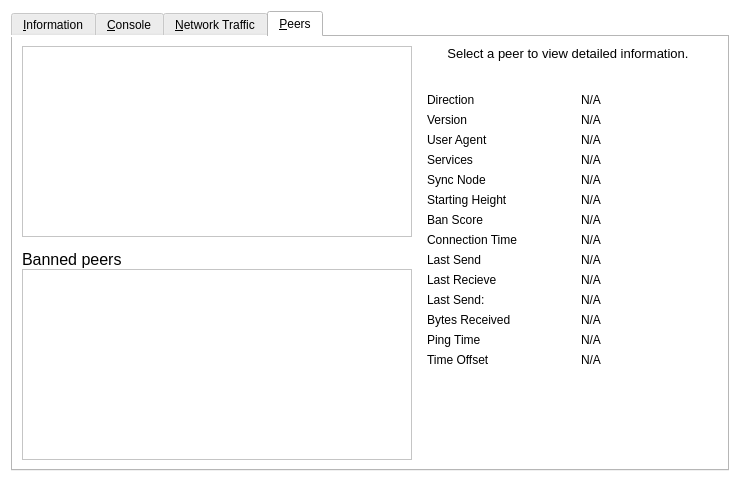
<?xml version="1.0" encoding="UTF-8"?>
<ui version="4.0">
 <class>RPCConsole</class>
 <widget class="QWidget" name="RPCConsole">
  <property name="geometry">
   <rect>
    <x>0</x>
    <y>0</y>
    <width>740</width>
    <height>482</height>
   </rect>
  </property>
  <property name="windowTitle">
   <string>Ragnarok - Debug window</string>
  </property>
  <property name="styleSheet">
   <string notr="true">background-color: rgb(255, 255, 255);</string>
  </property>
  <layout class="QVBoxLayout" name="verticalLayout_2">
   <item>
    <widget class="QTabWidget" name="tabWidget">
     <property name="currentIndex">
      <number>3</number>
     </property>
     <widget class="QWidget" name="tab_info">
      <attribute name="title">
       <string>&amp;Information</string>
      </attribute>
      <layout class="QFormLayout" name="formLayout">
       <item row="0" column="0">
        <widget class="QLabel" name="label_9">
         <property name="font">
          <font>
           <weight>75</weight>
           <bold>true</bold>
          </font>
         </property>
         <property name="text">
          <string>Ragnarok Core</string>
         </property>
        </widget>
       </item>
       <item row="1" column="0">
        <widget class="QLabel" name="label_5">
         <property name="text">
          <string>Client name</string>
         </property>
        </widget>
       </item>
       <item row="1" column="1">
        <widget class="QLabel" name="clientName">
         <property name="cursor">
          <cursorShape>IBeamCursor</cursorShape>
         </property>
         <property name="text">
          <string>N/A</string>
         </property>
         <property name="textFormat">
          <enum>Qt::PlainText</enum>
         </property>
         <property name="textInteractionFlags">
          <set>Qt::LinksAccessibleByMouse|Qt::TextSelectableByKeyboard|Qt::TextSelectableByMouse</set>
         </property>
        </widget>
       </item>
       <item row="2" column="0">
        <widget class="QLabel" name="label_6">
         <property name="text">
          <string>Client version</string>
         </property>
        </widget>
       </item>
       <item row="2" column="1">
        <widget class="QLabel" name="clientVersion">
         <property name="cursor">
          <cursorShape>IBeamCursor</cursorShape>
         </property>
         <property name="text">
          <string>N/A</string>
         </property>
         <property name="textFormat">
          <enum>Qt::PlainText</enum>
         </property>
         <property name="textInteractionFlags">
          <set>Qt::LinksAccessibleByMouse|Qt::TextSelectableByKeyboard|Qt::TextSelectableByMouse</set>
         </property>
        </widget>
       </item>
       <item row="3" column="0">
        <widget class="QLabel" name="label_14">
         <property name="text">
          <string>Using OpenSSL version</string>
         </property>
         <property name="indent">
          <number>10</number>
         </property>
        </widget>
       </item>
       <item row="3" column="1">
        <widget class="QLabel" name="openSSLVersion">
         <property name="cursor">
          <cursorShape>IBeamCursor</cursorShape>
         </property>
         <property name="text">
          <string>N/A</string>
         </property>
         <property name="textFormat">
          <enum>Qt::PlainText</enum>
         </property>
         <property name="textInteractionFlags">
          <set>Qt::LinksAccessibleByMouse|Qt::TextSelectableByKeyboard|Qt::TextSelectableByMouse</set>
         </property>
        </widget>
       </item>
       <item row="4" column="0">
        <widget class="QLabel" name="label_12">
         <property name="text">
          <string>Build date</string>
         </property>
        </widget>
       </item>
       <item row="4" column="1">
        <widget class="QLabel" name="buildDate">
         <property name="cursor">
          <cursorShape>IBeamCursor</cursorShape>
         </property>
         <property name="text">
          <string>N/A</string>
         </property>
         <property name="textFormat">
          <enum>Qt::PlainText</enum>
         </property>
         <property name="textInteractionFlags">
          <set>Qt::LinksAccessibleByMouse|Qt::TextSelectableByKeyboard|Qt::TextSelectableByMouse</set>
         </property>
        </widget>
       </item>
       <item row="5" column="0">
        <widget class="QLabel" name="label_13">
         <property name="text">
          <string>Startup time</string>
         </property>
        </widget>
       </item>
       <item row="5" column="1">
        <widget class="QLabel" name="startupTime">
         <property name="cursor">
          <cursorShape>IBeamCursor</cursorShape>
         </property>
         <property name="text">
          <string>N/A</string>
         </property>
         <property name="textFormat">
          <enum>Qt::PlainText</enum>
         </property>
         <property name="textInteractionFlags">
          <set>Qt::LinksAccessibleByMouse|Qt::TextSelectableByKeyboard|Qt::TextSelectableByMouse</set>
         </property>
        </widget>
       </item>
       <item row="6" column="0">
        <widget class="QLabel" name="label_11">
         <property name="font">
          <font>
           <weight>75</weight>
           <bold>true</bold>
          </font>
         </property>
         <property name="text">
          <string>Network</string>
         </property>
        </widget>
       </item>
       <item row="7" column="0">
        <widget class="QLabel" name="label_7">
         <property name="text">
          <string>Number of connections</string>
         </property>
        </widget>
       </item>
       <item row="7" column="1">
        <widget class="QLabel" name="numberOfConnections">
         <property name="cursor">
          <cursorShape>IBeamCursor</cursorShape>
         </property>
         <property name="text">
          <string>N/A</string>
         </property>
         <property name="textFormat">
          <enum>Qt::PlainText</enum>
         </property>
         <property name="textInteractionFlags">
          <set>Qt::LinksAccessibleByMouse|Qt::TextSelectableByKeyboard|Qt::TextSelectableByMouse</set>
         </property>
        </widget>
       </item>
       <item row="8" column="0">
        <widget class="QLabel" name="label_15">
         <property name="text">
          <string>Number of masternodes</string>
         </property>
        </widget>
       </item>
       <item row="8" column="1">
        <widget class="QLabel" name="masternodeCount">
         <property name="cursor">
          <cursorShape>IBeamCursor</cursorShape>
         </property>
         <property name="text">
          <string>N/A</string>
         </property>
         <property name="textFormat">
          <enum>Qt::PlainText</enum>
         </property>
         <property name="textInteractionFlags">
          <set>Qt::LinksAccessibleByMouse|Qt::TextSelectableByKeyboard|Qt::TextSelectableByMouse</set>
         </property>
        </widget>
       </item>
       <item row="9" column="0">
        <widget class="QLabel" name="label_8">
         <property name="text">
          <string>On testnet</string>
         </property>
        </widget>
       </item>
       <item row="9" column="1">
        <widget class="QCheckBox" name="isTestNet">
         <property name="enabled">
          <bool>false</bool>
         </property>
         <property name="text">
          <string/>
         </property>
        </widget>
       </item>
       <item row="10" column="0">
        <widget class="QLabel" name="label_10">
         <property name="font">
          <font>
           <weight>75</weight>
           <bold>true</bold>
          </font>
         </property>
         <property name="text">
          <string>Block chain</string>
         </property>
        </widget>
       </item>
       <item row="11" column="0">
        <widget class="QLabel" name="label_3">
         <property name="text">
          <string>Current number of blocks</string>
         </property>
        </widget>
       </item>
       <item row="11" column="1">
        <widget class="QLabel" name="numberOfBlocks">
         <property name="cursor">
          <cursorShape>IBeamCursor</cursorShape>
         </property>
         <property name="text">
          <string>N/A</string>
         </property>
         <property name="textFormat">
          <enum>Qt::PlainText</enum>
         </property>
         <property name="textInteractionFlags">
          <set>Qt::LinksAccessibleByMouse|Qt::TextSelectableByKeyboard|Qt::TextSelectableByMouse</set>
         </property>
        </widget>
       </item>
       <item row="12" column="0">
        <widget class="QLabel" name="label_2">
         <property name="text">
          <string>Last block time</string>
         </property>
        </widget>
       </item>
       <item row="12" column="1">
        <widget class="QLabel" name="lastBlockTime">
         <property name="cursor">
          <cursorShape>IBeamCursor</cursorShape>
         </property>
         <property name="text">
          <string>N/A</string>
         </property>
         <property name="textFormat">
          <enum>Qt::PlainText</enum>
         </property>
         <property name="textInteractionFlags">
          <set>Qt::LinksAccessibleByMouse|Qt::TextSelectableByKeyboard|Qt::TextSelectableByMouse</set>
         </property>
        </widget>
       </item>
       <item row="13" column="0">
        <spacer name="verticalSpacer_2">
         <property name="orientation">
          <enum>Qt::Vertical</enum>
         </property>
         <property name="sizeHint" stdset="0">
          <size>
           <width>20</width>
           <height>10</height>
          </size>
         </property>
        </spacer>
       </item>
       <item row="14" column="0">
        <widget class="QLabel" name="labelDebugLogfile">
         <property name="font">
          <font>
           <weight>75</weight>
           <bold>true</bold>
          </font>
         </property>
         <property name="text">
          <string>Debug log file</string>
         </property>
        </widget>
       </item>
       <item row="15" column="0">
        <widget class="QPushButton" name="openDebugLogfileButton">
         <property name="toolTip">
          <string>Open the Ragnarok debug log file from the current data directory. This can take a few seconds for large log files.</string>
         </property>
         <property name="styleSheet">
          <string notr="true">background-color: rgb(245, 245, 245);
border-radius: 4px;
border: 1px solid #c4c1bd;
font-weight: 400;
padding: 4px;
padding-left: 10px;
padding-right: 12px;
icon-size: 0;</string>
         </property>
         <property name="text">
          <string>&amp;Open</string>
         </property>
         <property name="autoDefault">
          <bool>false</bool>
         </property>
        </widget>
       </item>
       <item row="16" column="0">
        <widget class="QLabel" name="labelCLOptions">
         <property name="font">
          <font>
           <weight>75</weight>
           <bold>true</bold>
          </font>
         </property>
         <property name="text">
          <string>Command-line options</string>
         </property>
        </widget>
       </item>
       <item row="17" column="0">
        <widget class="QPushButton" name="showCLOptionsButton">
         <property name="toolTip">
          <string>Show the Ragnarok-Qt help message to get a list with possible Ragnarok command-line options.</string>
         </property>
         <property name="styleSheet">
          <string notr="true">background-color: rgb(245, 245, 245);
border-radius: 4px;
border: 1px solid #c4c1bd;
font-weight: 400;
padding: 4px;
padding-left: 10px;
padding-right: 12px;
icon-size: 0;</string>
         </property>
         <property name="text">
          <string>&amp;Show</string>
         </property>
         <property name="autoDefault">
          <bool>false</bool>
         </property>
        </widget>
       </item>
       <item row="18" column="0">
        <spacer name="verticalSpacer">
         <property name="orientation">
          <enum>Qt::Vertical</enum>
         </property>
         <property name="sizeHint" stdset="0">
          <size>
           <width>20</width>
           <height>20</height>
          </size>
         </property>
        </spacer>
       </item>
      </layout>
     </widget>
     <widget class="QWidget" name="tab_console">
      <attribute name="title">
       <string>&amp;Console</string>
      </attribute>
      <layout class="QGridLayout" name="gridLayout">
       <item row="0" column="0">
        <widget class="QTextEdit" name="messagesWidget">
         <property name="minimumSize">
          <size>
           <width>0</width>
           <height>100</height>
          </size>
         </property>
         <property name="readOnly">
          <bool>true</bool>
         </property>
         <property name="tabKeyNavigation" stdset="0">
          <bool>false</bool>
         </property>
         <property name="columnCount" stdset="0">
          <number>2</number>
         </property>
        </widget>
       </item>
       <item row="1" column="0">
        <layout class="QHBoxLayout" name="horizontalLayout">
         <property name="spacing">
          <number>3</number>
         </property>
         <item>
          <widget class="QPushButton" name="copyButton">
           <property name="maximumSize">
            <size>
             <width>24</width>
             <height>24</height>
            </size>
           </property>
           <property name="toolTip">
            <string>Copy to clipboard</string>
           </property>
           <property name="text">
            <string/>
           </property>
           <property name="icon">
            <iconset resource="../bitcoin.qrc">
             <normaloff>:/icons/editcopy</normaloff>:/icons/editcopy</iconset>
           </property>
           <property name="shortcut">
            <string notr="true">Ctrl+L</string>
           </property>
           <property name="autoDefault">
            <bool>false</bool>
           </property>
          </widget>
         </item>
         <item>
          <widget class="QLabel" name="label">
           <property name="text">
            <string notr="true">&gt;</string>
           </property>
          </widget>
         </item>
         <item>
          <widget class="QLineEdit" name="lineEdit"/>
         </item>
         <item>
          <widget class="QToolButton" name="pasteButton">
           <property name="sizePolicy">
            <sizepolicy hsizetype="Minimum" vsizetype="Fixed">
             <horstretch>0</horstretch>
             <verstretch>0</verstretch>
            </sizepolicy>
           </property>
           <property name="minimumSize">
            <size>
             <width>24</width>
             <height>24</height>
            </size>
           </property>
           <property name="maximumSize">
            <size>
             <width>24</width>
             <height>24</height>
            </size>
           </property>
           <property name="toolTip">
            <string>Paste from clipboard</string>
           </property>
           <property name="text">
            <string/>
           </property>
           <property name="icon">
            <iconset resource="../bitcoin.qrc">
             <normaloff>:/icons/editpaste</normaloff>:/icons/editpaste</iconset>
           </property>
           <property name="shortcut">
            <string>Alt+P</string>
           </property>
          </widget>
         </item>
        </layout>
       </item>
      </layout>
     </widget>
     <widget class="QWidget" name="tab_nettraffic">
      <attribute name="title">
       <string>&amp;Network Traffic</string>
      </attribute>
      <layout class="QHBoxLayout" name="horizontalLayout_3">
       <item>
        <layout class="QVBoxLayout" name="verticalLayout_4">
         <item>
          <widget class="TrafficGraphWidget" name="trafficGraph" native="true">
           <property name="sizePolicy">
            <sizepolicy hsizetype="Expanding" vsizetype="Expanding">
             <horstretch>0</horstretch>
             <verstretch>0</verstretch>
            </sizepolicy>
           </property>
          </widget>
         </item>
         <item>
          <layout class="QHBoxLayout" name="horizontalLayout_2">
           <item>
            <widget class="QSlider" name="sldGraphRange">
             <property name="minimum">
              <number>1</number>
             </property>
             <property name="maximum">
              <number>288</number>
             </property>
             <property name="pageStep">
              <number>12</number>
             </property>
             <property name="value">
              <number>6</number>
             </property>
             <property name="orientation">
              <enum>Qt::Horizontal</enum>
             </property>
            </widget>
           </item>
           <item>
            <widget class="QLabel" name="lblGraphRange">
             <property name="minimumSize">
              <size>
               <width>100</width>
               <height>0</height>
              </size>
             </property>
             <property name="alignment">
              <set>Qt::AlignCenter</set>
             </property>
            </widget>
           </item>
           <item>
            <widget class="QPushButton" name="btnClearTrafficGraph">
             <property name="text">
              <string>&amp;Clear</string>
             </property>
            </widget>
           </item>
          </layout>
         </item>
        </layout>
       </item>
       <item>
        <layout class="QVBoxLayout" name="verticalLayout">
         <item>
          <widget class="QGroupBox" name="groupBox">
           <property name="title">
            <string>Totals</string>
           </property>
           <layout class="QVBoxLayout" name="verticalLayout_5">
            <item>
             <layout class="QHBoxLayout" name="horizontalLayout_4">
              <item>
               <widget class="Line" name="line">
                <property name="sizePolicy">
                 <sizepolicy hsizetype="Fixed" vsizetype="Fixed">
                  <horstretch>0</horstretch>
                  <verstretch>0</verstretch>
                 </sizepolicy>
                </property>
                <property name="minimumSize">
                 <size>
                  <width>10</width>
                  <height>0</height>
                 </size>
                </property>
                <property name="palette">
                 <palette>
                  <active>
                   <colorrole role="Button">
                    <brush brushstyle="SolidPattern">
                     <color alpha="255">
                      <red>255</red>
                      <green>255</green>
                      <blue>255</blue>
                     </color>
                    </brush>
                   </colorrole>
                   <colorrole role="Light">
                    <brush brushstyle="SolidPattern">
                     <color alpha="255">
                      <red>0</red>
                      <green>255</green>
                      <blue>0</blue>
                     </color>
                    </brush>
                   </colorrole>
                   <colorrole role="Base">
                    <brush brushstyle="SolidPattern">
                     <color alpha="255">
                      <red>255</red>
                      <green>255</green>
                      <blue>255</blue>
                     </color>
                    </brush>
                   </colorrole>
                   <colorrole role="Window">
                    <brush brushstyle="SolidPattern">
                     <color alpha="255">
                      <red>255</red>
                      <green>255</green>
                      <blue>255</blue>
                     </color>
                    </brush>
                   </colorrole>
                  </active>
                  <inactive>
                   <colorrole role="Button">
                    <brush brushstyle="SolidPattern">
                     <color alpha="255">
                      <red>255</red>
                      <green>255</green>
                      <blue>255</blue>
                     </color>
                    </brush>
                   </colorrole>
                   <colorrole role="Light">
                    <brush brushstyle="SolidPattern">
                     <color alpha="255">
                      <red>0</red>
                      <green>255</green>
                      <blue>0</blue>
                     </color>
                    </brush>
                   </colorrole>
                   <colorrole role="Base">
                    <brush brushstyle="SolidPattern">
                     <color alpha="255">
                      <red>255</red>
                      <green>255</green>
                      <blue>255</blue>
                     </color>
                    </brush>
                   </colorrole>
                   <colorrole role="Window">
                    <brush brushstyle="SolidPattern">
                     <color alpha="255">
                      <red>255</red>
                      <green>255</green>
                      <blue>255</blue>
                     </color>
                    </brush>
                   </colorrole>
                  </inactive>
                  <disabled>
                   <colorrole role="Button">
                    <brush brushstyle="SolidPattern">
                     <color alpha="255">
                      <red>255</red>
                      <green>255</green>
                      <blue>255</blue>
                     </color>
                    </brush>
                   </colorrole>
                   <colorrole role="Light">
                    <brush brushstyle="SolidPattern">
                     <color alpha="255">
                      <red>0</red>
                      <green>255</green>
                      <blue>0</blue>
                     </color>
                    </brush>
                   </colorrole>
                   <colorrole role="Base">
                    <brush brushstyle="SolidPattern">
                     <color alpha="255">
                      <red>255</red>
                      <green>255</green>
                      <blue>255</blue>
                     </color>
                    </brush>
                   </colorrole>
                   <colorrole role="Window">
                    <brush brushstyle="SolidPattern">
                     <color alpha="255">
                      <red>255</red>
                      <green>255</green>
                      <blue>255</blue>
                     </color>
                    </brush>
                   </colorrole>
                  </disabled>
                 </palette>
                </property>
                <property name="orientation">
                 <enum>Qt::Horizontal</enum>
                </property>
               </widget>
              </item>
              <item>
               <widget class="QLabel" name="label_16">
                <property name="text">
                 <string>In:</string>
                </property>
               </widget>
              </item>
              <item>
               <widget class="QLabel" name="lblBytesIn">
                <property name="minimumSize">
                 <size>
                  <width>50</width>
                  <height>0</height>
                 </size>
                </property>
                <property name="alignment">
                 <set>Qt::AlignRight|Qt::AlignTrailing|Qt::AlignVCenter</set>
                </property>
               </widget>
              </item>
             </layout>
            </item>
            <item>
             <layout class="QHBoxLayout" name="horizontalLayout_5">
              <item>
               <widget class="Line" name="line_2">
                <property name="sizePolicy">
                 <sizepolicy hsizetype="Fixed" vsizetype="Fixed">
                  <horstretch>0</horstretch>
                  <verstretch>0</verstretch>
                 </sizepolicy>
                </property>
                <property name="minimumSize">
                 <size>
                  <width>10</width>
                  <height>0</height>
                 </size>
                </property>
                <property name="palette">
                 <palette>
                  <active>
                   <colorrole role="Button">
                    <brush brushstyle="SolidPattern">
                     <color alpha="255">
                      <red>255</red>
                      <green>255</green>
                      <blue>255</blue>
                     </color>
                    </brush>
                   </colorrole>
                   <colorrole role="Light">
                    <brush brushstyle="SolidPattern">
                     <color alpha="255">
                      <red>255</red>
                      <green>0</green>
                      <blue>0</blue>
                     </color>
                    </brush>
                   </colorrole>
                   <colorrole role="Base">
                    <brush brushstyle="SolidPattern">
                     <color alpha="255">
                      <red>255</red>
                      <green>255</green>
                      <blue>255</blue>
                     </color>
                    </brush>
                   </colorrole>
                   <colorrole role="Window">
                    <brush brushstyle="SolidPattern">
                     <color alpha="255">
                      <red>255</red>
                      <green>255</green>
                      <blue>255</blue>
                     </color>
                    </brush>
                   </colorrole>
                  </active>
                  <inactive>
                   <colorrole role="Button">
                    <brush brushstyle="SolidPattern">
                     <color alpha="255">
                      <red>255</red>
                      <green>255</green>
                      <blue>255</blue>
                     </color>
                    </brush>
                   </colorrole>
                   <colorrole role="Light">
                    <brush brushstyle="SolidPattern">
                     <color alpha="255">
                      <red>255</red>
                      <green>0</green>
                      <blue>0</blue>
                     </color>
                    </brush>
                   </colorrole>
                   <colorrole role="Base">
                    <brush brushstyle="SolidPattern">
                     <color alpha="255">
                      <red>255</red>
                      <green>255</green>
                      <blue>255</blue>
                     </color>
                    </brush>
                   </colorrole>
                   <colorrole role="Window">
                    <brush brushstyle="SolidPattern">
                     <color alpha="255">
                      <red>255</red>
                      <green>255</green>
                      <blue>255</blue>
                     </color>
                    </brush>
                   </colorrole>
                  </inactive>
                  <disabled>
                   <colorrole role="Button">
                    <brush brushstyle="SolidPattern">
                     <color alpha="255">
                      <red>255</red>
                      <green>255</green>
                      <blue>255</blue>
                     </color>
                    </brush>
                   </colorrole>
                   <colorrole role="Light">
                    <brush brushstyle="SolidPattern">
                     <color alpha="255">
                      <red>255</red>
                      <green>0</green>
                      <blue>0</blue>
                     </color>
                    </brush>
                   </colorrole>
                   <colorrole role="Base">
                    <brush brushstyle="SolidPattern">
                     <color alpha="255">
                      <red>255</red>
                      <green>255</green>
                      <blue>255</blue>
                     </color>
                    </brush>
                   </colorrole>
                   <colorrole role="Window">
                    <brush brushstyle="SolidPattern">
                     <color alpha="255">
                      <red>255</red>
                      <green>255</green>
                      <blue>255</blue>
                     </color>
                    </brush>
                   </colorrole>
                  </disabled>
                 </palette>
                </property>
                <property name="orientation">
                 <enum>Qt::Horizontal</enum>
                </property>
               </widget>
              </item>
              <item>
               <widget class="QLabel" name="label_17">
                <property name="text">
                 <string>Out:</string>
                </property>
               </widget>
              </item>
              <item>
               <widget class="QLabel" name="lblBytesOut">
                <property name="minimumSize">
                 <size>
                  <width>50</width>
                  <height>0</height>
                 </size>
                </property>
                <property name="alignment">
                 <set>Qt::AlignRight|Qt::AlignTrailing|Qt::AlignVCenter</set>
                </property>
               </widget>
              </item>
             </layout>
            </item>
            <item>
             <spacer name="verticalSpacer_4">
              <property name="orientation">
               <enum>Qt::Vertical</enum>
              </property>
              <property name="sizeHint" stdset="0">
               <size>
                <width>20</width>
                <height>407</height>
               </size>
              </property>
             </spacer>
            </item>
           </layout>
          </widget>
         </item>
        </layout>
       </item>
      </layout>
     </widget>
     <widget class="QWidget" name="tab_peers">
      <attribute name="title">
       <string>&amp;Peers</string>
      </attribute>
      <layout class="QGridLayout" name="gridLayout_2">
       <item row="0" column="0" rowspan="2">
        <layout class="QVBoxLayout" name="verticalLayout_101">
         <property name="spacing">
          <number>0</number>
         </property>
         <item>
          <widget class="QTableView" name="peerWidget">
           <property name="horizontalScrollBarPolicy">
            <enum>Qt::ScrollBarAsNeeded</enum>
           </property>
           <property name="sortingEnabled">
            <bool>true</bool>
           </property>
           <attribute name="horizontalHeaderHighlightSections">
            <bool>false</bool>
           </attribute>
          </widget>
         </item>
         <item>
          <widget class="QLabel" name="banHeading">
           <property name="sizePolicy">
            <sizepolicy hsizetype="Preferred" vsizetype="Minimum">
             <horstretch>0</horstretch>
             <verstretch>0</verstretch>
            </sizepolicy>
           </property>
           <property name="minimumSize">
            <size>
             <width>300</width>
             <height>32</height>
            </size>
           </property>
           <property name="maximumSize">
            <size>
             <width>16777215</width>
             <height>32</height>
            </size>
           </property>
           <property name="font">
            <font>
             <pointsize>12</pointsize>
            </font>
           </property>
           <property name="cursor">
            <cursorShape>IBeamCursor</cursorShape>
           </property>
           <property name="text">
            <string>Banned peers</string>
           </property>
           <property name="alignment">
            <set>Qt::AlignBottom|Qt::AlignLeading|Qt::AlignLeft</set>
           </property>
           <property name="wordWrap">
            <bool>true</bool>
           </property>
           <property name="textInteractionFlags">
            <set>Qt::NoTextInteraction</set>
           </property>
          </widget>
         </item>
         <item>
          <widget class="QTableView" name="banlistWidget">
           <property name="sizePolicy">
            <sizepolicy hsizetype="Expanding" vsizetype="Expanding">
             <horstretch>0</horstretch>
             <verstretch>0</verstretch>
            </sizepolicy>
           </property>
           <property name="horizontalScrollBarPolicy">
            <enum>Qt::ScrollBarAsNeeded</enum>
           </property>
           <property name="sortingEnabled">
            <bool>true</bool>
           </property>
           <attribute name="horizontalHeaderHighlightSections">
            <bool>false</bool>
           </attribute>
          </widget>
         </item>
        </layout>
       </item>
       <item row="0" column="1">
        <widget class="QLabel" name="peerHeading">
         <property name="sizePolicy">
          <sizepolicy hsizetype="Preferred" vsizetype="Minimum">
           <horstretch>0</horstretch>
           <verstretch>0</verstretch>
          </sizepolicy>
         </property>
         <property name="minimumSize">
          <size>
           <width>300</width>
           <height>32</height>
          </size>
         </property>
         <property name="font">
          <font>
           <pointsize>10</pointsize>
          </font>
         </property>
         <property name="cursor">
          <cursorShape>IBeamCursor</cursorShape>
         </property>
         <property name="text">
          <string>Select a peer to view detailed information.</string>
         </property>
         <property name="alignment">
          <set>Qt::AlignHCenter|Qt::AlignTop</set>
         </property>
         <property name="wordWrap">
          <bool>true</bool>
         </property>
         <property name="textInteractionFlags">
          <set>Qt::LinksAccessibleByMouse|Qt::TextSelectableByKeyboard|Qt::TextSelectableByMouse</set>
         </property>
        </widget>
       </item>
       <item row="1" column="1">
        <widget class="QWidget" name="detailWidget" native="true">
         <property name="minimumSize">
          <size>
           <width>300</width>
           <height>0</height>
          </size>
         </property>
         <layout class="QGridLayout" name="gridLayout_3">
          <item row="0" column="0">
           <widget class="QLabel" name="label_23">
            <property name="text">
             <string>Direction</string>
            </property>
           </widget>
          </item>
          <item row="0" column="2">
           <widget class="QLabel" name="peerDirection">
            <property name="cursor">
             <cursorShape>IBeamCursor</cursorShape>
            </property>
            <property name="text">
             <string>N/A</string>
            </property>
            <property name="textFormat">
             <enum>Qt::PlainText</enum>
            </property>
            <property name="textInteractionFlags">
             <set>Qt::LinksAccessibleByMouse|Qt::TextSelectableByKeyboard|Qt::TextSelectableByMouse</set>
            </property>
           </widget>
          </item>
          <item row="1" column="0">
           <widget class="QLabel" name="label_21">
            <property name="text">
             <string>Version</string>
            </property>
           </widget>
          </item>
          <item row="2" column="0">
           <widget class="QLabel" name="label_28">
            <property name="cursor">
             <cursorShape>IBeamCursor</cursorShape>
            </property>
            <property name="text">
             <string>User Agent</string>
            </property>
            <property name="textFormat">
             <enum>Qt::PlainText</enum>
            </property>
            <property name="textInteractionFlags">
             <set>Qt::LinksAccessibleByMouse|Qt::TextSelectableByKeyboard|Qt::TextSelectableByMouse</set>
            </property>
           </widget>
          </item>
          <item row="2" column="2">
           <widget class="QLabel" name="peerSubversion">
            <property name="cursor">
             <cursorShape>IBeamCursor</cursorShape>
            </property>
            <property name="text">
             <string>N/A</string>
            </property>
            <property name="textFormat">
             <enum>Qt::PlainText</enum>
            </property>
            <property name="textInteractionFlags">
             <set>Qt::LinksAccessibleByMouse|Qt::TextSelectableByKeyboard|Qt::TextSelectableByMouse</set>
            </property>
           </widget>
          </item>
          <item row="3" column="0">
           <widget class="QLabel" name="label_4">
            <property name="text">
             <string>Services</string>
            </property>
           </widget>
          </item>
          <item row="3" column="2">
           <widget class="QLabel" name="peerServices">
            <property name="cursor">
             <cursorShape>IBeamCursor</cursorShape>
            </property>
            <property name="text">
             <string>N/A</string>
            </property>
            <property name="textFormat">
             <enum>Qt::PlainText</enum>
            </property>
            <property name="textInteractionFlags">
             <set>Qt::LinksAccessibleByMouse|Qt::TextSelectableByKeyboard|Qt::TextSelectableByMouse</set>
            </property>
           </widget>
          </item>
          <item row="8" column="0">
           <widget class="QLabel" name="label_22">
            <property name="text">
             <string>Connection Time:</string>
            </property>
           </widget>
          </item>
          <item row="4" column="0">
           <widget class="QLabel" name="label_25">
            <property name="text">
             <string>Sync Node</string>
            </property>
           </widget>
          </item>
          <item row="4" column="2">
           <widget class="QLabel" name="peerSyncNode">
            <property name="cursor">
             <cursorShape>IBeamCursor</cursorShape>
            </property>
            <property name="text">
             <string>N/A</string>
            </property>
            <property name="textFormat">
             <enum>Qt::PlainText</enum>
            </property>
            <property name="textInteractionFlags">
             <set>Qt::LinksAccessibleByMouse|Qt::TextSelectableByKeyboard|Qt::TextSelectableByMouse</set>
            </property>
           </widget>
          </item>
          <item row="5" column="0">
           <widget class="QLabel" name="label_29">
            <property name="text">
             <string>Starting Height</string>
            </property>
           </widget>
          </item>
          <item row="5" column="2">
           <widget class="QLabel" name="peerHeight">
            <property name="cursor">
             <cursorShape>IBeamCursor</cursorShape>
            </property>
            <property name="text">
             <string>N/A</string>
            </property>
            <property name="textFormat">
             <enum>Qt::PlainText</enum>
            </property>
            <property name="textInteractionFlags">
             <set>Qt::LinksAccessibleByMouse|Qt::TextSelectableByKeyboard|Qt::TextSelectableByMouse</set>
            </property>
           </widget>
          </item>
          <item row="7" column="0">
           <widget class="QLabel" name="label_24">
            <property name="text">
             <string>Ban Score</string>
            </property>
           </widget>
          </item>
          <item row="7" column="2">
           <widget class="QLabel" name="peerBanScore">
            <property name="cursor">
             <cursorShape>IBeamCursor</cursorShape>
            </property>
            <property name="text">
             <string>N/A</string>
            </property>
            <property name="textFormat">
             <enum>Qt::PlainText</enum>
            </property>
            <property name="textInteractionFlags">
             <set>Qt::LinksAccessibleByMouse|Qt::TextSelectableByKeyboard|Qt::TextSelectableByMouse</set>
            </property>
           </widget>
          </item>
          <item row="8" column="0">
           <widget class="QLabel" name="label_22">
            <property name="text">
             <string>Connection Time</string>
            </property>
           </widget>
          </item>
          <item row="8" column="2">
           <widget class="QLabel" name="peerConnTime">
            <property name="cursor">
             <cursorShape>IBeamCursor</cursorShape>
            </property>
            <property name="text">
             <string>N/A</string>
            </property>
            <property name="textFormat">
             <enum>Qt::PlainText</enum>
            </property>
            <property name="textInteractionFlags">
             <set>Qt::LinksAccessibleByMouse|Qt::TextSelectableByKeyboard|Qt::TextSelectableByMouse</set>
            </property>
           </widget>
          </item>
          <item row="9" column="0">
           <widget class="QLabel" name="label_15">
            <property name="text">
             <string>Last Send</string>
            </property>
           </widget>
          </item>
          <item row="9" column="2">
           <widget class="QLabel" name="peerLastSend">
            <property name="cursor">
             <cursorShape>IBeamCursor</cursorShape>
            </property>
            <property name="text">
             <string>N/A</string>
            </property>
            <property name="textFormat">
             <enum>Qt::PlainText</enum>
            </property>
            <property name="textInteractionFlags">
             <set>Qt::LinksAccessibleByMouse|Qt::TextSelectableByKeyboard|Qt::TextSelectableByMouse</set>
            </property>
           </widget>
          </item>
          <item row="10" column="0">
           <widget class="QLabel" name="label_19">
            <property name="text">
             <string>Last Recieve</string>
            </property>
           </widget>
          </item>
          <item row="10" column="2">
           <widget class="QLabel" name="peerLastRecv">
            <property name="cursor">
             <cursorShape>IBeamCursor</cursorShape>
            </property>
            <property name="text">
             <string>N/A</string>
            </property>
            <property name="textFormat">
             <enum>Qt::PlainText</enum>
            </property>
            <property name="textInteractionFlags">
             <set>Qt::LinksAccessibleByMouse|Qt::TextSelectableByKeyboard|Qt::TextSelectableByMouse</set>
            </property>
           </widget>
          </item>
          <item row="11" column="0">
           <widget class="QLabel" name="label_18">
            <property name="text">
             <string>Last Send:</string>
            </property>
           </widget>
          </item>
          <item row="11" column="2">
           <widget class="QLabel" name="peerBytesSent">
            <property name="cursor">
             <cursorShape>IBeamCursor</cursorShape>
            </property>
            <property name="text">
             <string>N/A</string>
            </property>
            <property name="textFormat">
             <enum>Qt::PlainText</enum>
            </property>
            <property name="textInteractionFlags">
             <set>Qt::LinksAccessibleByMouse|Qt::TextSelectableByKeyboard|Qt::TextSelectableByMouse</set>
            </property>
           </widget>
          </item>
          <item row="12" column="0">
           <widget class="QLabel" name="label_20">
            <property name="text">
             <string>Bytes Received</string>
            </property>
           </widget>
          </item>
          <item row="12" column="2">
           <widget class="QLabel" name="peerBytesRecv">
            <property name="cursor">
             <cursorShape>IBeamCursor</cursorShape>
            </property>
            <property name="text">
             <string>N/A</string>
            </property>
            <property name="textFormat">
             <enum>Qt::PlainText</enum>
            </property>
            <property name="textInteractionFlags">
             <set>Qt::LinksAccessibleByMouse|Qt::TextSelectableByKeyboard|Qt::TextSelectableByMouse</set>
            </property>
           </widget>
          </item>
          <item row="13" column="0">
           <widget class="QLabel" name="label_26">
            <property name="text">
             <string>Ping Time</string>
            </property>
           </widget>
          </item>
          <item row="13" column="2">
           <widget class="QLabel" name="peerPingTime">
            <property name="cursor">
             <cursorShape>IBeamCursor</cursorShape>
            </property>
            <property name="text">
             <string>N/A</string>
            </property>
            <property name="textFormat">
             <enum>Qt::PlainText</enum>
            </property>
            <property name="textInteractionFlags">
             <set>Qt::LinksAccessibleByMouse|Qt::TextSelectableByKeyboard|Qt::TextSelectableByMouse</set>
            </property>
           </widget>
          </item>
          <item row="14" column="0">
           <widget class="QLabel" name="label_timeoffset">
            <property name="text">
             <string>Time Offset</string>
            </property>
           </widget>
          </item>
          <item row="14" column="2">
           <widget class="QLabel" name="timeoffset">
            <property name="cursor">
             <cursorShape>IBeamCursor</cursorShape>
            </property>
            <property name="text">
             <string>N/A</string>
            </property>
            <property name="textFormat">
             <enum>Qt::PlainText</enum>
            </property>
            <property name="textInteractionFlags">
             <set>Qt::LinksAccessibleByMouse|Qt::TextSelectableByKeyboard|Qt::TextSelectableByMouse</set>
            </property>
           </widget>
          </item>
          <item row="15" column="1">
           <spacer name="verticalSpacer_3">
            <property name="orientation">
             <enum>Qt::Vertical</enum>
            </property>
            <property name="sizeHint" stdset="0">
             <size>
              <width>20</width>
              <height>40</height>
             </size>
            </property>
           </spacer>
          </item>
          <item row="1" column="2">
           <widget class="QLabel" name="peerVersion">
            <property name="text">
             <string>N/A</string>
            </property>
           </widget>
          </item>
         </layout>
        </widget>
       </item>
      </layout>
     </widget>
    </widget>
   </item>
  </layout>
 </widget>
 <customwidgets>
  <customwidget>
   <class>TrafficGraphWidget</class>
   <extends>QWidget</extends>
   <header>trafficgraphwidget.h</header>
   <container>1</container>
   <slots>
    <slot>clear()</slot>
   </slots>
  </customwidget>
 </customwidgets>
 <resources>
  <include location="../bitcoin.qrc"/>
 </resources>
 <connections/>
</ui>
